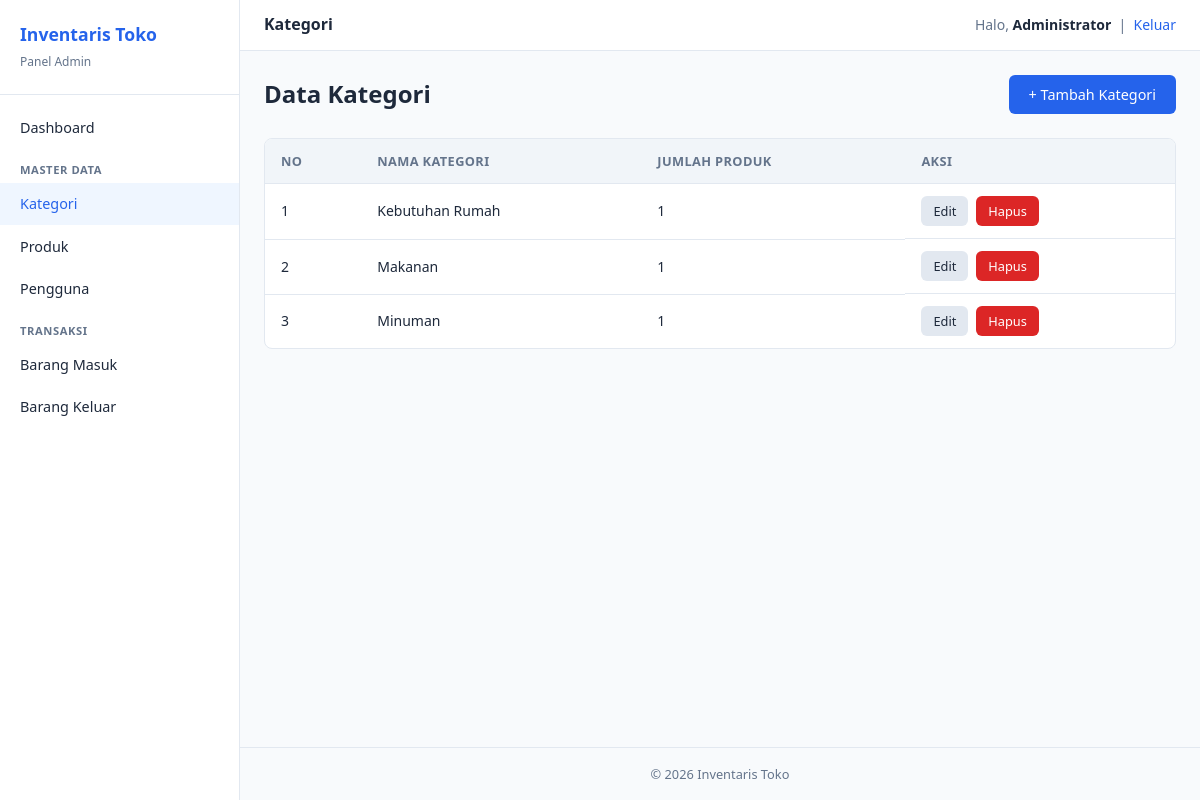
/admin/kategori/index.php (signed in), run on the app's committed database.
### tables this page shows
CREATE TABLE kategori (
    id_kategori INT AUTO_INCREMENT PRIMARY KEY,
    nama_kategori VARCHAR(100) NOT NULL
);

### admin/kategori/index.php (the view, shortened to what this page needs)
<?php
require_once __DIR__ . '/../../config/database.php';
$kategori = $pdo->query('SELECT k.*, COUNT(p.id_produk) AS jumlah_produk
    FROM kategori k LEFT JOIN produk p ON k.id_kategori = p.id_kategori
    GROUP BY k.id_kategori ORDER BY k.nama_kategori')->fetchAll();
require_once __DIR__ . '/../../includes/header.php';
require_once __DIR__ . '/../../includes/sidebar.php';
?>
<div class="main-content">
    <?php require_once __DIR__ . '/../../includes/navbar.php'; ?>
    <div class="page-content">
        <div class="page-header">
            <h1>Data Kategori</h1>
            <a href="tambah.php" class="btn btn-primary">+ Tambah Kategori</a>
        </div>
        <div class="table-wrapper">
            <?php if ($kategori): ?>
            <table>
                <thead>
                    <tr>
                        <th>No</th>
                        <th>Nama Kategori</th>
                        <th>Jumlah Produk</th>
                        <th>Aksi</th>
                    </tr>
                </thead>
                <tbody>
                    <?php foreach ($kategori as $i => $k): ?>
                    <tr>
                        <td><?= $i + 1 ?></td>
                        <td><?= htmlspecialchars($k['nama_kategori']) ?></td>
                        <td><?= $k['jumlah_produk'] ?></td>
                        <td class="actions">
                            <a href="edit.php?id=<?= $k['id_kategori'] ?>" class="btn btn-secondary btn-sm">Edit</a>
                            <a href="hapus.php?id=<?= $k['id_kategori'] ?>" class="btn btn-danger btn-sm"
                               onclick="return confirm('Yakin ingin menghapus kategori ini?')">Hapus</a>
                        </td>
                    </tr>
                    <?php endforeach; ?>
                </tbody>
            </table>
            <?php else: ?>
            <div class="empty-state">Belum ada data kategori.</div>
            <?php endif; ?>
        </div>
    </div>
    <footer class="page-footer">&copy; <?= date('Y') ?> Inventaris Toko</footer>
</div>
<?php require_once __DIR__ . '/../../includes/footer.php'; ?>

### assets/css/style.css (style rules this page uses)
*, *::before, *::after { box-sizing: border-box; margin: 0; padding: 0; }
:root { --primary: #2563eb; --primary-dark: #1d4ed8; --success: #16a34a; --danger: #dc2626; --warning: #d97706; --bg: #f8fafc; --card: #ffffff; --border: #e2e8f0; --text: #1e293b; --text-muted: #64748b; --sidebar-width: 240px; }
body { font-family: 'Segoe UI', system-ui, -apple-system, sans-serif; background: var(--bg); color: var(--text); line-height: 1.6; min-height: 100vh; }
a { color: var(--primary); text-decoration: none; }
.btn { display: inline-block; padding: 0.5rem 1.25rem; border: none; border-radius: 6px; font-size: 0.9rem; font-weight: 500; cursor: pointer; text-decoration: none; transition: background 0.2s; }
.btn-primary { background: var(--primary); color: #fff; }
.btn-danger { background: var(--danger); color: #fff; }
.btn-secondary { background: var(--border); color: var(--text); }
.btn-sm { padding: 0.3rem 0.75rem; font-size: 0.8rem; }
.main-content { margin-left: var(--sidebar-width); flex: 1; display: flex; flex-direction: column; min-height: 100vh; }
.page-content { padding: 1.5rem; flex: 1; }
.page-header { display: flex; justify-content: space-between; align-items: center; margin-bottom: 1.5rem; }
.page-header h1 { font-size: 1.5rem; }
.table-wrapper { overflow-x: auto; background: var(--card); border: 1px solid var(--border); border-radius: 8px; }
table { width: 100%; border-collapse: collapse; font-size: 0.875rem; }
table th, table td { padding: 0.75rem 1rem; text-align: left; border-bottom: 1px solid var(--border); }
table th { background: #f1f5f9; font-weight: 600; font-size: 0.8rem; text-transform: uppercase; letter-spacing: 0.03em; color: var(--text-muted); }
table tr:last-child td { border-bottom: none; }
.actions { display: flex; gap: 0.5rem; flex-wrap: wrap; }
.page-footer { text-align: center; padding: 1rem; color: var(--text-muted); font-size: 0.8rem; border-top: 1px solid var(--border); }

### data on the page
kategori: nama_kategori "Kebutuhan Rumah", jumlah_produk "1"
kategori: nama_kategori "Makanan", jumlah_produk "1"
kategori: nama_kategori "Minuman", jumlah_produk "1"

### other printed values
$pageTitle "Kategori"
$_SESSION['nama'] "Administrator"
